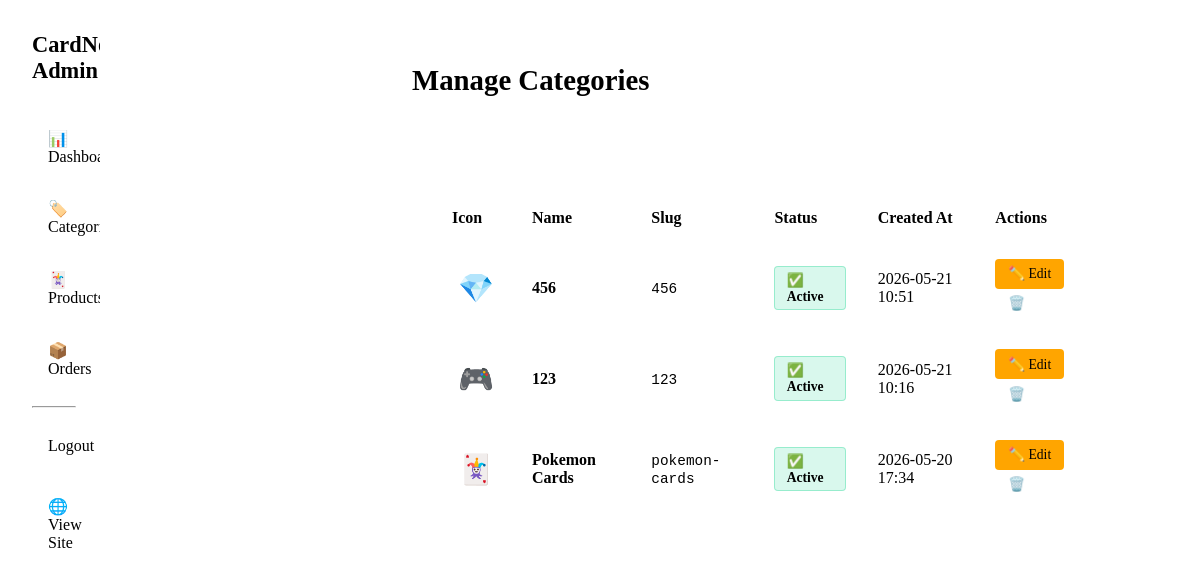
Page /wadmin/categories/ (signed in) on the committed database.
### wadmin/models.py (models this page shows, shortened)
class Category(models.Model):
    name = models.CharField(max_length=100, unique=True)
    slug = models.SlugField(max_length=100, unique=True, blank=True)
    icon = models.CharField(max_length=50, blank=True, help_text="Emoji or HTML icon")
    is_active = models.BooleanField(default=True)
    created_at = models.DateTimeField(auto_now_add=True)
    class Meta:
        db_table = 'tbl_category'
        ordering = ['name']
        verbose_name_plural = 'Categories'

### wadmin/views.py (the view)
# urls.py: path('categories/', views.manage_categories, name='manage_categories'),
@admin_required
def manage_categories(request):
    return render(request, 'wadmin/categories.html', {
        'current_admin': request.current_admin,
        'categories': Category.objects.all().order_by('-created_at')
    })

### wadmin/views.py (called while the page is built)
def admin_required(view_func):
    @wraps(view_func)
    def _wrapped_view(request, *args, **kwargs):
        if request.session.get('user_type') != 'admin' or not request.session.get('aid'):
            messages.error(request, 'Admin access required. Please login.')
            return redirect('guest:login')
        try:
            current_admin = Admin.objects.get(id=request.session['aid'])
            request.current_admin = current_admin  # Attach to request
        except Admin.DoesNotExist:
            request.session.flush()
            messages.error(request, 'Admin account not found. Please login again.')
            return redirect('guest:login')
        return view_func(request, *args, **kwargs)
    return _wrapped_view

### wadmin/Templates/wadmin/categories.html (shortened to what this page needs)
{% load static %}
<!DOCTYPE html>
<html lang="en">
<head>
    <link rel="stylesheet" href="{% static 'css/style.css' %}">
</head>
<body>
    <div class="admin-wrapper">
        <aside class="admin-sidebar">
            <span class="logo">CardNova Admin</span>
            <nav>
                <a href="{% url 'wadmin:home' %}">📊 Dashboard</a>
                <a href="{% url 'wadmin:manage_categories' %}" class="active">🏷️ Categories</a>
                <a href="{% url 'wadmin:manage_products' %}">🃏 Products</a>
                <a href="#">📦 Orders</a>
                <hr style="border-color: var(--border); margin: 1rem 0;">
                <a href="{% url 'wadmin:logout' %}" style="color: var(--danger);">Logout</a>
                <a href="{% url 'guest:home' %}" style="margin-top: 1rem;">🌐 View Site</a>
            </nav>
        </aside>
        <main class="admin-main">
            <div class="admin-header">
                <h2>Manage Categories</h2>
                <a href="{% url 'wadmin:add_category' %}" class="btn-add">+ Add New Category</a>
            </div>
            <div class="admin-card">
                <table>
                    <thead>
                        <tr>
                            <th>Icon</th>
                            <th>Name</th>
                            <th>Slug</th>
                            <th>Status</th>
                            <th>Created At</th>
                            <th>Actions</th>
                        </tr>
                    </thead>
                    <tbody>
                        {% for cat in categories %}
                        <tr>
                            <td>
                                <div class="category-icon">
                                    {% if cat.icon %}
                                        {{ cat.icon|safe }}
                                    {% else %}
                                        🏷️
                                    {% endif %}
                                </div>
                            </td>
                            <td><strong>{{ cat.name }}</strong></td>
                            <td><span class="slug-text">{{ cat.slug }}</span></td>
                            <td>
                                <span class="status-badge status-{% if cat.is_active %}active{% else %}inactive{% endif %}">
                                    {% if cat.is_active %}✅ Active{% else %}❌ Inactive{% endif %}
                                </span>
                            </td>
                            <td>{{ cat.created_at|date:"Y-m-d H:i"|default:"-" }}</td>
                            <td>
                                <a href="{% url 'wadmin:edit_category' cat.id %}" class="btn-action btn-warning">✏️ Edit</a>
                                <form method="post" action="{% url 'wadmin:delete_category' cat.id %}" style="display:inline;" onsubmit="return confirm('Delete this category? This will also affect related products.');">
                                    <button type="submit" class="btn-action btn-danger">🗑️ Delete</button>
                                </form>
                            </td>
                        </tr>
                        {% empty %}
                        <tr>
                            <td colspan="6" style="text-align:center; color:var(--text-secondary); padding:2rem;">
                                No categories yet. <a href="{% url 'wadmin:add_category' %}" style="color:var(--accent);">Add your first category</a>!
                            </td>
                        </tr>
                        {% endfor %}
                    </tbody>
                </table>
            </div>
        </main>
    </div>
</body>
</html>

### static/css/style.css (style rules this page uses)
.admin-sidebar { width: 280px; background: var(--bg-secondary); border-right: 1px solid var(--border); padding: 1.5rem; position: fixed; height: 100vh; overflow-y: auto; }
.admin-sidebar .logo { font-size: 1.5rem; font-weight: 800; color: var(--accent); margin-bottom: 2rem; display: block; text-decoration: none; }
.admin-sidebar nav a { display: block; padding: 0.75rem 1rem; color: var(--text-secondary); text-decoration: none; border-radius: 8px; margin-bottom: 0.5rem; transition: all 0.2s; }
.admin-sidebar nav a:hover, .admin-sidebar nav a.active { background: var(--bg-card); color: var(--accent); }
.admin-main { margin-left: 280px; padding: 2rem; width: 100%; }
.admin-header { display: flex; justify-content: space-between; align-items: center; margin-bottom: 2rem; padding-bottom: 1rem; border-bottom: 1px solid var(--border); }
.admin-header h2 { font-size: 1.8rem; font-weight: 600; }
.status-badge { padding: 0.25rem 0.75rem; border-radius: 20px; font-size: 0.8rem; font-weight: 600; display: inline-block; }
.status-active { background: rgba(0, 208, 132, 0.15); color: var(--success); border: 1px solid rgba(0, 208, 132, 0.3); }

### wadmin/Templates/wadmin/categories.html (style rules this page uses)
.admin-wrapper { display: flex; min-height: 100vh; }
.admin-sidebar { width: 240px; background: var(--bg-secondary); border-right: 1px solid var(--border); padding: 1.5rem; position: sticky; top: 0; height: 100vh; overflow-y: auto; }
.admin-sidebar .logo { font-size: 1.4rem; font-weight: 800; color: var(--accent); margin-bottom: 2rem; display: block; }
.admin-sidebar nav a { display: block; padding: 0.8rem 1rem; color: var(--text-secondary); text-decoration: none; border-radius: 6px; margin-bottom: 0.5rem; transition: all 0.2s; }
.admin-sidebar nav a:hover, .admin-sidebar nav a.active { background: var(--bg-card); color: var(--accent); }
.admin-main { flex: 1; padding: 2rem; }
.admin-header { display: flex; justify-content: space-between; align-items: center; margin-bottom: 2rem; padding-bottom: 1rem; border-bottom: 1px solid var(--border); }
.btn-add { background: var(--accent); color: #fff; padding: 0.6rem 1.2rem; border-radius: 6px; text-decoration: none; font-weight: 600; }
.admin-card { background: var(--bg-card); border: 1px solid var(--border); border-radius: 8px; padding: 1.5rem; margin-bottom: 1.5rem; overflow-x: auto; }
table { width: 100%; border-collapse: collapse; min-width: 700px; }
th, td { padding: 1rem; text-align: left; border-bottom: 1px solid var(--border); }
th { color: var(--text-secondary); font-weight: 600; }
.category-icon { width: 48px; height: 48px; display: flex; align-items: center; justify-content: center; background: var(--bg-primary); border-radius: 8px; font-size: 1.8rem; }
.status-badge { padding: 0.3rem 0.7rem; border-radius: 4px; font-size: 0.85rem; font-weight: 600; }
.status-active { background: rgba(0,208,132,0.15); color: var(--success); }
.btn-action { padding: 0.4rem 0.8rem; font-size: 0.85rem; margin-right: 0.5rem; cursor: pointer; border: none; border-radius: 4px; text-decoration: none; display: inline-block; }
.btn-warning { background: #ffa500; color: #000; }
.btn-danger { background: var(--danger); color: #fff; }
.slug-text { font-family: monospace; color: var(--text-secondary); font-size: 0.9rem; }

### rows in the picture
Category: icon "💎", name "456", slug "456", is_active "✅ Active", created_at "2026-05-21 10:51"
Category: icon "🎮", name "123", slug "123", is_active "✅ Active", created_at "2026-05-21 10:16"
Category: icon "🃏", name "Pokemon Cards", slug "pokemon-cards", is_active "✅ Active", created_at "2026-05-20 17:34"
